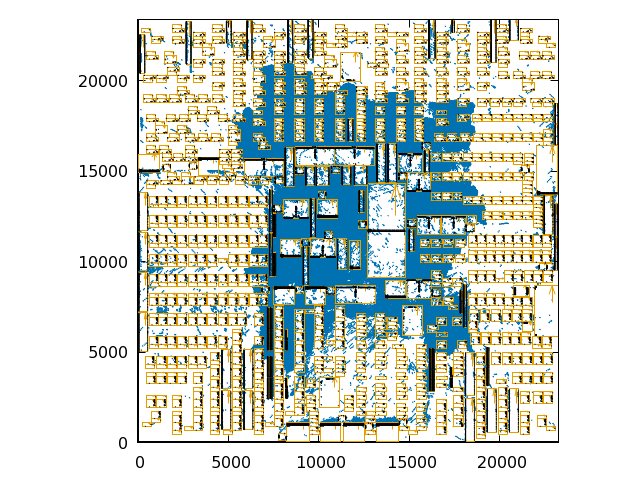

Source code (gnuplot):
set nokey
set term pngcairo font 'qt'
set output 'adaptec4.png'

set size ratio -1
set xrange [0:23226]
set yrange [0:23386]
plot[:][:] '../dat/adaptec4/adaptec4_chip.dat' w l lc -1, '../dat/adaptec4/adaptec4_cell.dat' w l lc 6, '../dat/adaptec4/adaptec4_pad.dat' w l lc 4, '../dat/adaptec4/adaptec4_pad_pin.dat' w l lc -1


set title 'adaptec4, MODULE= 210904, NET= 221142, HPWL= 71226344.000, ' font 'Times, 22'

set term qt
set key

set size ratio -1
plot[:][:] '../dat/adaptec4/adaptec4_chip.dat' w l lc -1, '../dat/adaptec4/adaptec4_cell.dat' w l lc 6, '../dat/adaptec4/adaptec4_pad.dat' w l lc 4, '../dat/adaptec4/adaptec4_pad_pin.dat' w l lc -1

pause -1 'Press any key'
